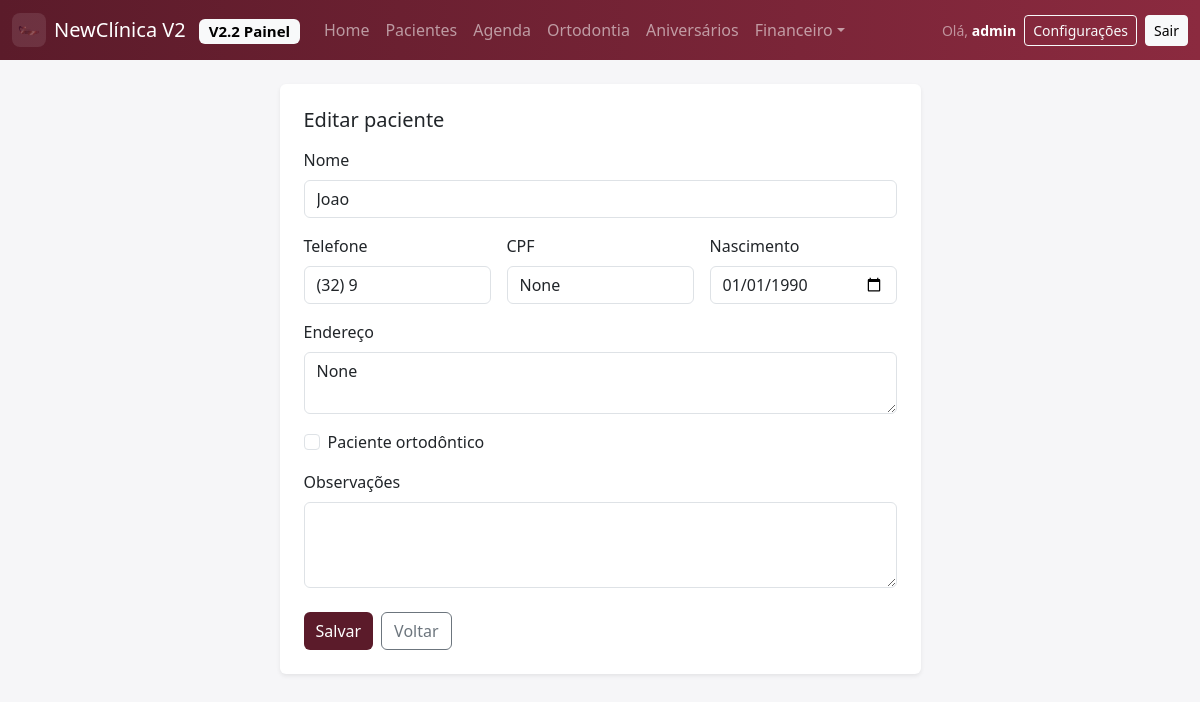
Page /patients/1/edit (signed in) on the committed database.
### tables this page shows
CREATE TABLE users(
        id INTEGER PRIMARY KEY AUTOINCREMENT,
        username TEXT UNIQUE NOT NULL,
        password_hash TEXT NOT NULL,
        created_at TEXT NOT NULL DEFAULT (datetime('now'))
    );

CREATE TABLE patients(
        id INTEGER PRIMARY KEY AUTOINCREMENT,
        name TEXT NOT NULL,
        phone TEXT,
        birth_date TEXT,
        notes TEXT,
        created_at TEXT NOT NULL DEFAULT (datetime('now'))
    , cpf TEXT, address TEXT, is_ortho INTEGER NOT NULL DEFAULT 0);

### app/patients.py (the view, shortened to what this page needs)
@bp.route("/<int:pid>/edit", methods=["GET", "POST"])
@login_required
def edit_patient(pid: int):
    db = get_db()
    patient = db.execute("SELECT * FROM patients WHERE id=?", (pid,)).fetchone()
    if not patient:
        flash("Paciente não encontrado.", "danger")
        return redirect(url_for("patients.list_patients"))
    return render_template("patient_form.html", patient=patient)

### app/auth.py (called while the page is built)
def login_required(view):
    @wraps(view)
    def wrapped(*args, **kwargs):
        init_db()
        ensure_seed_data()
        if session.get("user_id") is None:
            return redirect(url_for("auth.login"))
        return view(*args, **kwargs)
    return wrapped

@bp.before_app_request
def load_logged_in_user():
    user_id = session.get("user_id")
    if user_id is None:
        g.user = None
    else:
        g.user = get_db().execute("SELECT * FROM users WHERE id = ?", (user_id,)).fetchone()

### app/db.py (called while the page is built)
def get_db() -> sqlite3.Connection:
    if "db" not in g:
        db_path = current_app.config["DB_PATH"]
        Path(db_path).parent.mkdir(parents=True, exist_ok=True)
        con = sqlite3.connect(db_path)
        con.row_factory = sqlite3.Row
        con.execute("PRAGMA foreign_keys = ON;")
        g.db = con
    return g.db

def _ensure_columns(db: sqlite3.Connection, table: str, columns: dict[str, str]) -> None:
    try:
        existing = {r["name"] for r in db.execute(f"PRAGMA table_info({table})").fetchall()}
    except Exception:
        return
    for col, col_type in columns.items():
        if col in existing:
            continue
        try:
            db.execute(f"ALTER TABLE {table} ADD COLUMN {col} {col_type}")
        except Exception:
            pass

### app/templates/patient_form.html
{% extends "base.html" %}
{% set title = (patient and "Editar paciente") or "Novo paciente" %}
{% block content %}
<div class="row justify-content-center">
  <div class="col-lg-7">
    <div class="card shadow-sm border-0">
      <div class="card-body p-4">
        <h5 class="mb-3">{{ title }}</h5>
        <form method="post">
          <div class="mb-3">
            <label class="form-label">Nome</label>
            <input class="form-control" name="name" required value="{{ patient.name if patient else '' }}">
          </div>
          <div class="row g-3">
            <div class="col-md-4">
              <label class="form-label">Telefone</label>
              <input class="form-control" name="phone" value="{{ patient.phone if patient else '' }}">
            </div>
            <div class="col-md-4">
              <label class="form-label">CPF</label>
              <input class="form-control" name="cpf" placeholder="Somente números (opcional)" value="{{ patient.cpf if patient else '' }}">
            </div>
            <div class="col-md-4">
              <label class="form-label">Nascimento</label>
              <input class="form-control" type="date" name="birth_date" value="{{ patient.birth_date if patient else '' }}">
            </div>
          </div>
          <div class="mt-3">
            <label class="form-label">Endereço</label>
            <textarea class="form-control" name="address" rows="2" placeholder="Rua, número, bairro, cidade - UF">{{ patient.address if patient else '' }}</textarea>
          </div>
          <div class="form-check mt-3">
            <input class="form-check-input" type="checkbox" id="is_ortho" name="is_ortho" value="1" {% if patient and patient.is_ortho %}checked{% endif %}>
            <label class="form-check-label" for="is_ortho">Paciente ortodôntico</label>
          </div>
          <div class="mt-3">
            <label class="form-label">Observações</label>
            <textarea class="form-control" name="notes" rows="3">{{ patient.notes if patient else '' }}</textarea>
          </div>
          <div class="d-flex gap-2 mt-4">
            <button class="btn btn-brand" type="submit">Salvar</button>
            <a class="btn btn-outline-secondary" href="{{ url_for('patients.list_patients') }}">Voltar</a>
          </div>
        </form>
      </div>
    </div>
  </div>
</div>
{% endblock %}

### app/templates/base.html (shortened to what this page needs)
{% set title = title or "NewClínica V2" %}
<!doctype html>
<html lang="pt-BR">
<head>
  <link href="https://cdn.jsdelivr.net/npm/bootstrap@5.3.3/dist/css/bootstrap.min.css" rel="stylesheet">
  <link rel="stylesheet" href="{{ url_for('static', filename='app.css') }}">
</head>
<body>
<nav class="navbar navbar-expand-lg navbar-dark brand-nav">
  <div class="container-fluid">
    <a class="navbar-brand d-flex align-items-center gap-2" href="{{ url_for('dashboard.index') }}">
      <img src="{{ url_for('static', filename='logo.png') }}" alt="logo" class="brand-logo">
      <span>NewClínica V2 <span class="badge text-bg-light ms-2">V2.2 Painel</span></span>
    </a>
    <div class="collapse navbar-collapse" id="nav">
      {% if g.user %}
      <ul class="navbar-nav me-auto mb-2 mb-lg-0">
        <li class="nav-item"><a class="nav-link" href="{{ url_for('dashboard.index') }}">Home</a></li>
        <li class="nav-item"><a class="nav-link" href="{{ url_for('patients.list_patients') }}">Pacientes</a></li>
        <li class="nav-item"><a class="nav-link" href="{{ url_for('agenda.calendar_view') }}">Agenda</a></li>
        <li class="nav-item"><a class="nav-link" href="{{ url_for('ortho.list_ortho') }}">Ortodontia</a></li>
        <li class="nav-item"><a class="nav-link" href="{{ url_for('birthdays.list_birthdays') }}">Aniversários</a></li>
        <li class="nav-item dropdown">
          <a class="nav-link dropdown-toggle" href="#" role="button" data-bs-toggle="dropdown">Financeiro</a>
        </li>
      </ul>
      <div class="d-flex gap-2 align-items-center">
        <span class="text-white-50 small">Olá, <b class="text-white">{{ g.user['username'] }}</b></span>
        <a class="btn btn-sm btn-outline-light" href="{{ url_for('auth.settings') }}">Configurações</a>
        <a class="btn btn-sm btn-light" href="{{ url_for('auth.logout') }}">Sair</a>
      </div>
      {% endif %}
    </div>
  </div>
</nav>
<main class="container my-4">
  {% block content %}{% endblock %}
</main>
</body>
</html>

### app/static/app.css (style rules this page uses)
:root { --brand:#5b1b2a; --brand2:#8b2a3f; --bg:#0f0f12; }
body { background:#f6f6f8; }
.brand-nav { background: linear-gradient(90deg,var(--brand),var(--brand2)); }
.brand-logo { width:34px; height:34px; object-fit:contain; border-radius:8px; background:rgba(255,255,255,.1); padding:4px; }
.btn-brand { background: var(--brand); color:#fff; border:none; }

### rows in the picture
users: user.username "admin"
patients: name "Joao", phone "(32) 9", birth_date "01/01/1990"

### other values in the picture
{{ title }} "Editar paciente"
